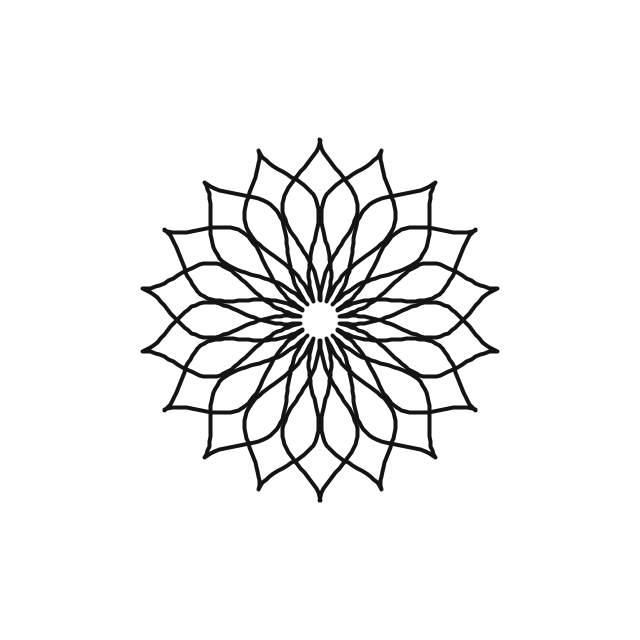
Frame 1 (no input)
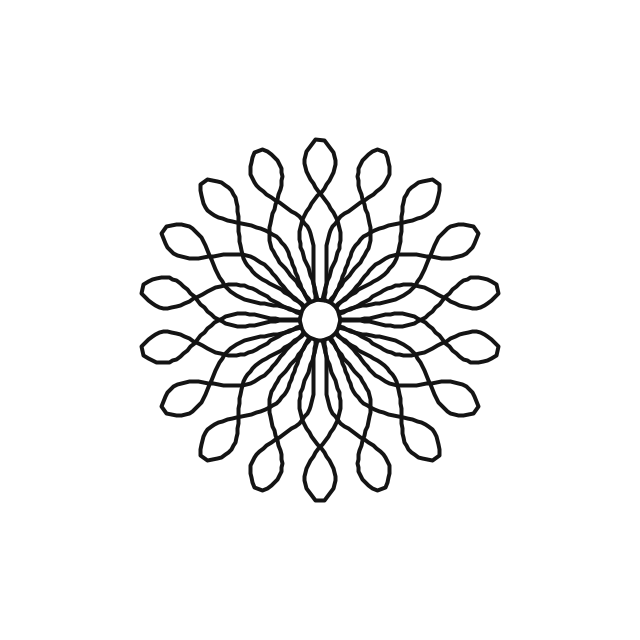
Frame 60 (the mouse pressed at the canvas centre just before this capture)
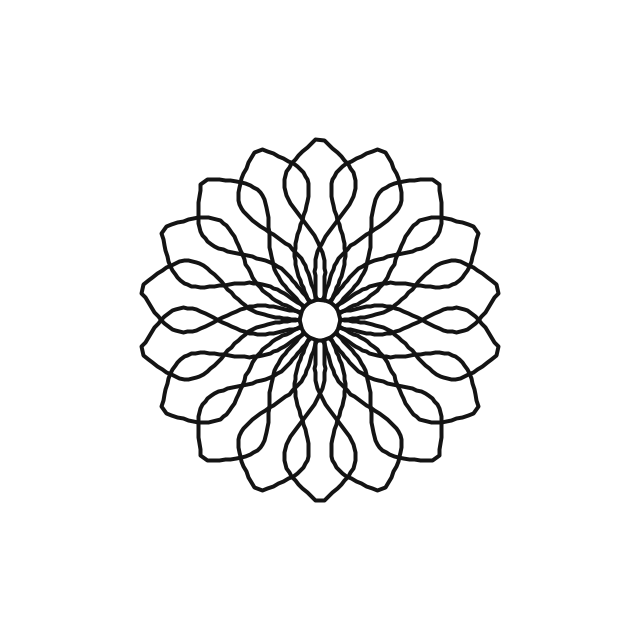
Frame 120 (the mouse held since frame 60 and released just before this capture)

The Processing sketch that drew these frames (run headless with seeded random() and noise(); from frame 60 on, the mouse is pressed at the canvas centre):

// Processing sketch: sketch_200417r
// ── sketch_200417r.pde
float s = 8;

void setup() {
  size(640, 640);
  strokeJoin(ROUND);
  stroke(20);
  strokeWeight(4);
  noFill();
}

void draw() {
  background(255);
  translate(width/2, height/2);
  for (int i = 0; i < 360; i+=20) {
    pushMatrix();
    translate(0, 0);
    rotate(radians(i));
    beginShape();
    for (float q = 0; q <= 20; q+=0.5) {
      float l = (sin(radians(q*9+frameCount))*(5+sin(radians(q*9))*(q*3)));
      vertex(sin(radians(0))*(10+q*s)+l, (10+q*s)+10);
    }
    for (float q = 20; q >= 0; q-=0.5) {
      float l = (sin(radians(q*9+frameCount))*(5+sin(radians(q*9))*(q*3)));
      vertex(sin(radians(0))*(10+q*s)-l, (10+q*s)+10);
    }
    endShape(CLOSE);
    popMatrix();
  }
}
